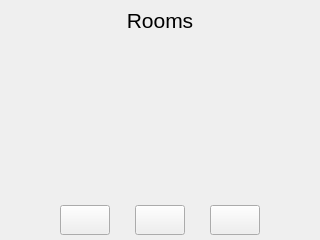
<?xml version="1.0" encoding="UTF-8"?>
<ui version="4.0">
 <class>RoomsForm</class>
 <widget class="QWidget" name="RoomsForm">
  <property name="geometry">
   <rect>
    <x>0</x>
    <y>0</y>
    <width>320</width>
    <height>240</height>
   </rect>
  </property>
  <widget class="QWidget" name="settingsHead" native="true">
   <property name="geometry">
    <rect>
     <x>0</x>
     <y>0</y>
     <width>320</width>
     <height>40</height>
    </rect>
   </property>
   <property name="autoFillBackground">
    <bool>false</bool>
   </property>
   <widget class="QLabel" name="settingLabel">
    <property name="geometry">
     <rect>
      <x>0</x>
      <y>0</y>
      <width>320</width>
      <height>40</height>
     </rect>
    </property>
    <property name="sizePolicy">
     <sizepolicy hsizetype="Expanding" vsizetype="Expanding">
      <horstretch>0</horstretch>
      <verstretch>0</verstretch>
     </sizepolicy>
    </property>
    <property name="font">
     <font>
      <family>Ubuntu</family>
      <pointsize>16</pointsize>
     </font>
    </property>
    <property name="text">
     <string>Rooms</string>
    </property>
    <property name="alignment">
     <set>Qt::AlignCenter</set>
    </property>
   </widget>
   <widget class="QPushButton" name="back">
    <property name="geometry">
     <rect>
      <x>0</x>
      <y>0</y>
      <width>51</width>
      <height>40</height>
     </rect>
    </property>
    <property name="sizePolicy">
     <sizepolicy hsizetype="Preferred" vsizetype="Expanding">
      <horstretch>0</horstretch>
      <verstretch>0</verstretch>
     </sizepolicy>
    </property>
    <property name="font">
     <font>
      <pointsize>14</pointsize>
     </font>
    </property>
    <property name="icon">
     <iconset resource="icons.qrc">
      <normaloff>:/settings/icons/arrow_left_white.svg</normaloff>:/settings/icons/arrow_left_white.svg</iconset>
    </property>
    <property name="iconSize">
     <size>
      <width>18</width>
      <height>18</height>
     </size>
    </property>
    <property name="flat">
     <bool>true</bool>
    </property>
   </widget>
  </widget>
  <widget class="QWidget" name="roomsContainer" native="true">
   <property name="geometry">
    <rect>
     <x>0</x>
     <y>40</y>
     <width>320</width>
     <height>160</height>
    </rect>
   </property>
   <layout class="QVBoxLayout" name="verticalLayout">
    <property name="spacing">
     <number>0</number>
    </property>
    <property name="leftMargin">
     <number>9</number>
    </property>
    <property name="topMargin">
     <number>9</number>
    </property>
    <property name="rightMargin">
     <number>9</number>
    </property>
    <property name="bottomMargin">
     <number>9</number>
    </property>
    <item>
     <widget class="QWidget" name="rooms" native="true">
      <layout class="QGridLayout" name="gridLayout">
       <property name="leftMargin">
        <number>0</number>
       </property>
       <property name="topMargin">
        <number>0</number>
       </property>
       <property name="rightMargin">
        <number>0</number>
       </property>
       <property name="bottomMargin">
        <number>0</number>
       </property>
       <property name="spacing">
        <number>0</number>
       </property>
      </layout>
     </widget>
    </item>
    <item>
     <spacer name="verticalSpacer">
      <property name="orientation">
       <enum>Qt::Vertical</enum>
      </property>
      <property name="sizeHint" stdset="0">
       <size>
        <width>20</width>
        <height>40</height>
       </size>
      </property>
     </spacer>
    </item>
   </layout>
  </widget>
  <widget class="QWidget" name="widget" native="true">
   <property name="geometry">
    <rect>
     <x>60</x>
     <y>205</y>
     <width>200</width>
     <height>30</height>
    </rect>
   </property>
   <widget class="QPushButton" name="addRoom">
    <property name="geometry">
     <rect>
      <x>75</x>
      <y>0</y>
      <width>50</width>
      <height>30</height>
     </rect>
    </property>
    <property name="sizePolicy">
     <sizepolicy hsizetype="Fixed" vsizetype="Fixed">
      <horstretch>0</horstretch>
      <verstretch>0</verstretch>
     </sizepolicy>
    </property>
    <property name="text">
     <string notr="true"/>
    </property>
    <property name="icon">
     <iconset resource="icons.qrc">
      <normaloff>:/settings/icons/add_room.svg</normaloff>:/settings/icons/add_room.svg</iconset>
    </property>
    <property name="iconSize">
     <size>
      <width>20</width>
      <height>20</height>
     </size>
    </property>
   </widget>
   <widget class="QPushButton" name="previousPage">
    <property name="geometry">
     <rect>
      <x>0</x>
      <y>0</y>
      <width>50</width>
      <height>30</height>
     </rect>
    </property>
    <property name="text">
     <string notr="true"/>
    </property>
    <property name="icon">
     <iconset resource="icons.qrc">
      <normaloff>:/settings/icons/arrow_left_white.svg</normaloff>:/settings/icons/arrow_left_white.svg</iconset>
    </property>
    <property name="iconSize">
     <size>
      <width>20</width>
      <height>20</height>
     </size>
    </property>
    <property name="flat">
     <bool>false</bool>
    </property>
   </widget>
   <widget class="QPushButton" name="nextPage">
    <property name="geometry">
     <rect>
      <x>150</x>
      <y>0</y>
      <width>50</width>
      <height>30</height>
     </rect>
    </property>
    <property name="text">
     <string notr="true"/>
    </property>
    <property name="icon">
     <iconset resource="icons.qrc">
      <normaloff>:/settings/icons/arrow_right_white.svg</normaloff>:/settings/icons/arrow_right_white.svg</iconset>
    </property>
    <property name="iconSize">
     <size>
      <width>20</width>
      <height>20</height>
     </size>
    </property>
   </widget>
  </widget>
 </widget>
 <resources>
  <include location="icons.qrc"/>
 </resources>
 <connections/>
</ui>
